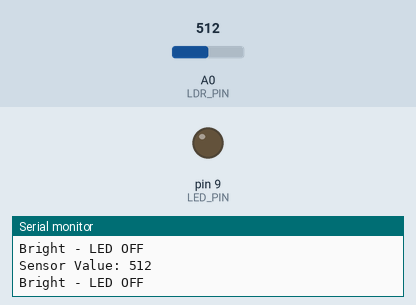
This sketch was run on a simulated Arduino Uno, built with avr-gcc and run on an emulated ATmega328P. Shown: output pins drawn as LEDs (lit = HIGH), the last lines printed to the serial monitor. Inputs (shaded band) come from the test bench; at power-on: A0 (LDR_PIN) = 512.

Above: at 1.8 s.
1.9 s: A0 (LDR_PIN) set to 490
At 2.4 s:
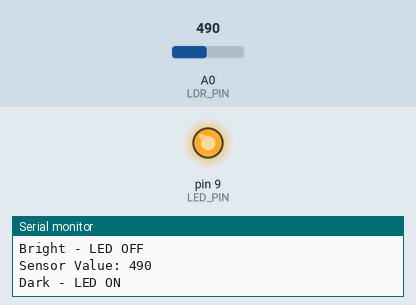
3.5 s: A0 (LDR_PIN) set to 510
At 4.7 s:
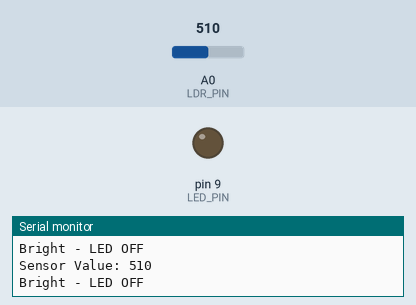
5.0 s: A0 (LDR_PIN) set to 306
At 5.8 s:
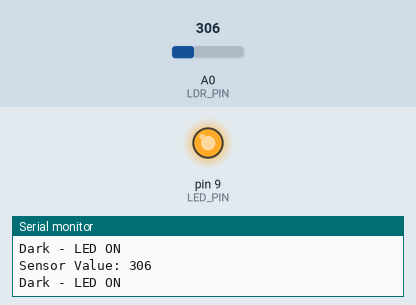
Timing chart, 0 to 8.0 s (numbered marks = the images above; inputs shaded):
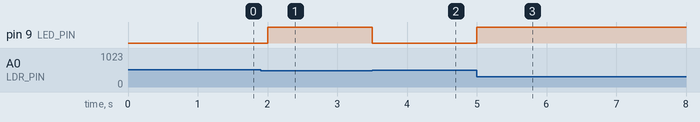

The sketch:

sketch.ino
```cpp
const int LDR_PIN = A0;
const int LED_PIN = 9;

const int THRESHOLD = 500;

unsigned long previousMillis = 0;
const unsigned long interval = 500;

void setup() {
  pinMode(LED_PIN, OUTPUT);
  Serial.begin(9600);
}

void loop() {
  unsigned long currentMillis = millis();

  if (currentMillis - previousMillis >= interval) {
    previousMillis = currentMillis;

    int sensorValue = analogRead(LDR_PIN);

    Serial.print("Sensor Value: ");
    Serial.println(sensorValue);

    if (sensorValue < THRESHOLD) {
      digitalWrite(LED_PIN, HIGH);
      Serial.println("Dark - LED ON");
    }
    else {
      digitalWrite(LED_PIN, LOW);
      Serial.println("Bright - LED OFF");
    }
  }
}
```

Measured:
- the behaviour switches between 500 and 499 on A0 (LDR_PIN) (found by bisection; images 0 and 1)
- after the input at 1.9 s, pin 9 (LED_PIN): LOW → HIGH after 0.10 s
- after the input at 3.5 s, pin 9 (LED_PIN): HIGH → LOW at once
- after the input at 5.0 s, pin 9 (LED_PIN): LOW → HIGH at once
